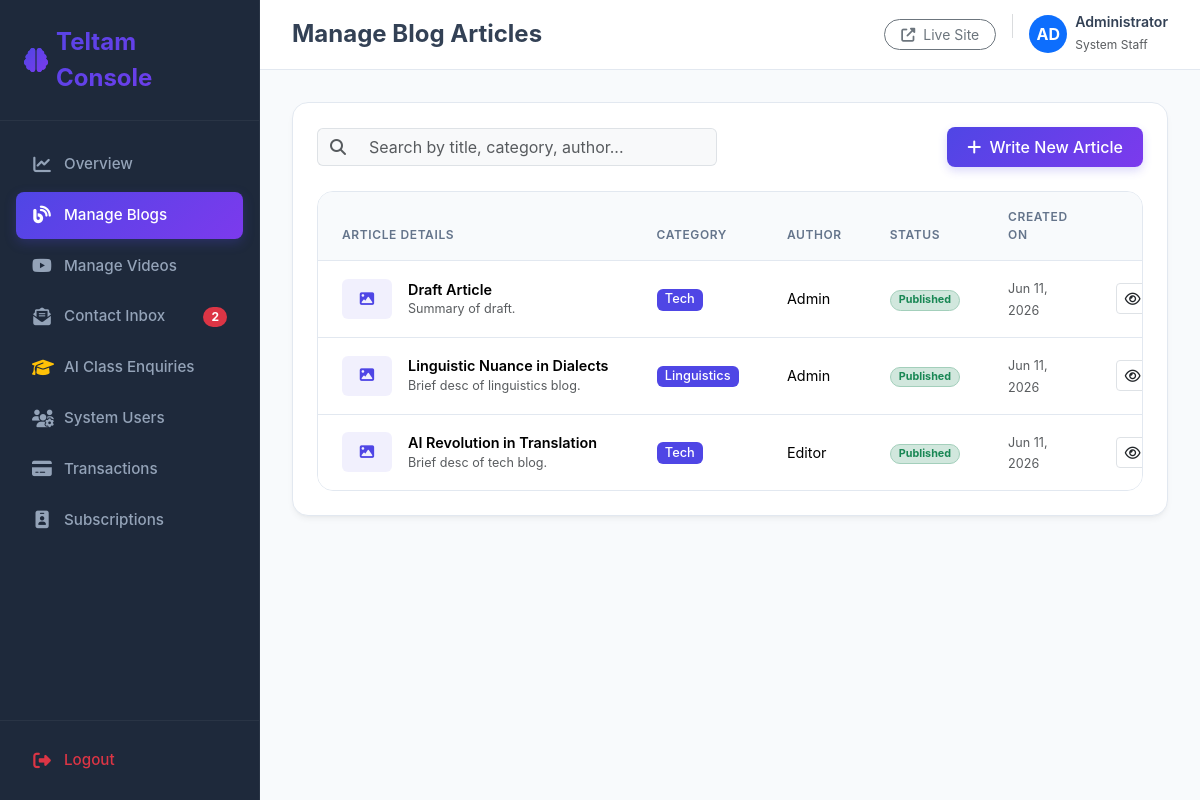
Before: /dashboard/blogs/ (signed in) with the older database file.
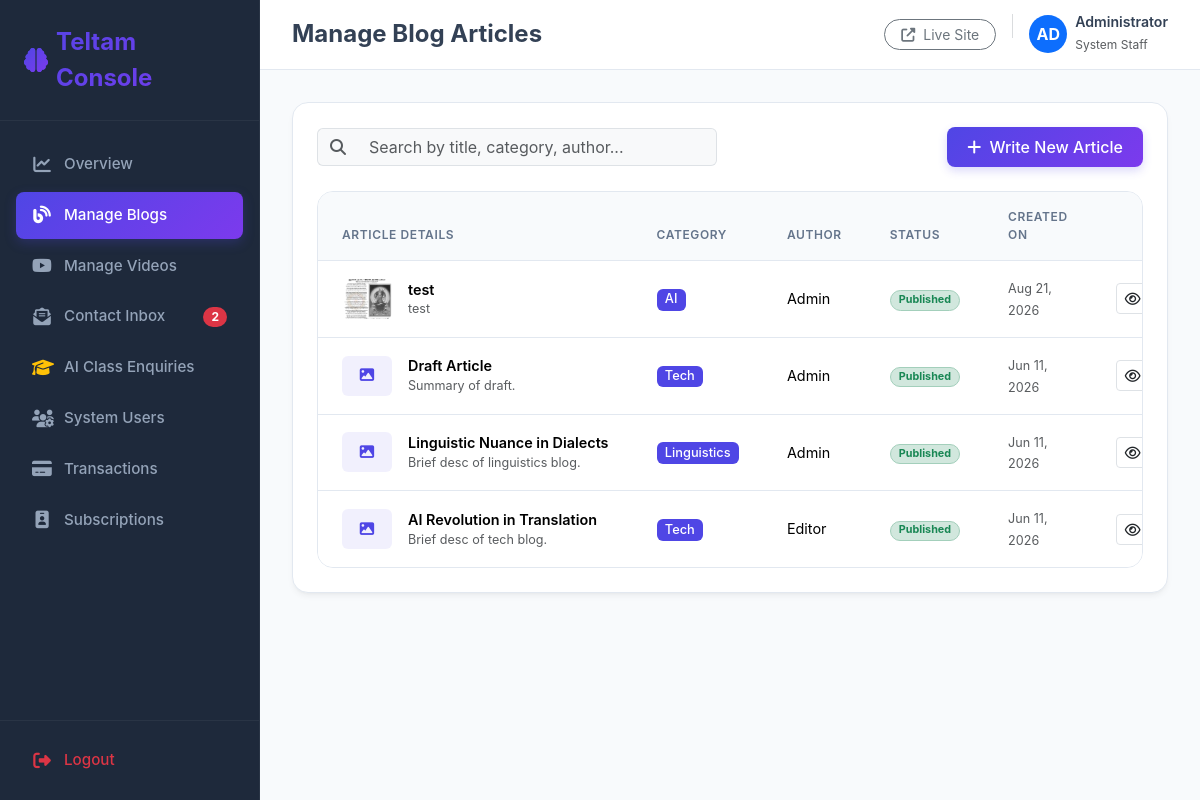
After: the same page with the newer database file.
### app/models.py (models this page shows, shortened)
class Blog(models.Model):
    title = models.CharField(max_length=255)
    slug = models.SlugField(max_length=255, unique=True, blank=True)
    category = models.CharField(max_length=100)
    short_description = models.TextField()
    full_content = models.TextField()
    featured_image = models.ImageField(upload_to='blogs/', blank=True, null=True)
    author = models.CharField(max_length=100, default='Admin')
    tags = models.CharField(max_length=255, blank=True, help_text="Comma-separated tags")
    meta_title = models.CharField(max_length=255, blank=True)
    meta_description = models.TextField(blank=True)
    is_published = models.BooleanField(default=False)
    is_notification_sent = models.BooleanField(default=False, help_text="Designates whether email notification has been sent to registered users.")
    created_date = models.DateTimeField(auto_now_add=True)
    updated_date = models.DateTimeField(auto_now=True)
    class Meta:
        ordering = ['-created_date']

### app/views.py (the view)
# urls.py: path('dashboard/blogs/', views.dashboard_blog_list, name='dashboard_blog_list'),
@staff_member_required(login_url='dashboard_login')
def dashboard_blog_list(request):
    blogs_list = Blog.objects.all()
    q = request.GET.get('q', '').strip()
    if q:
        blogs_list = blogs_list.filter(
            Q(title__icontains=q) |
            Q(category__icontains=q) |
            Q(author__icontains=q)
        )
    paginator = Paginator(blogs_list, 10) # 10 blogs per page
    page_number = request.GET.get('page')
    page_obj = paginator.get_page(page_number)
    context = {
        'page_obj': page_obj,
        'search_query': q,
    }
    return render(request, 'dashboard/blog_list.html', context)

### app/context_processors.py (called while the page is built)
def dashboard_context(request):
    if request.user.is_authenticated and request.user.is_staff:
        return {
            'global_unread_messages_count': Contact.objects.filter(is_read=False).count(),
            'global_pending_enquiries_count': AIClassEnquiry.objects.filter(status='pending').count()
        }
    return {}

### templates/dashboard/blog_list.html (shortened to what this page needs)
{% extends 'dashboard/base.html' %}
{% block header_title %}Manage Blog Articles{% endblock %}
{% block nav_blogs %}active{% endblock %}
{% block content %}
<div class="dashboard-card p-4">
    <div class="d-flex flex-column flex-md-row justify-content-between align-items-md-center gap-3 mb-4">
        <form method="GET" action="{% url 'dashboard_blog_list' %}" class="flex-grow-1" style="max-width: 400px;">
            <div class="input-group">
                <span class="input-group-text bg-light border-end-0 text-muted"><i class="fas fa-search"></i></span>
                <input type="text" name="q" value="{{ search_query }}" class="form-control border-start-0 bg-light shadow-none" placeholder="Search by title, category, author..." style="outline: none;">
            </div>
        </form>
        <a href="{% url 'dashboard_blog_add' %}" class="btn btn-brand-primary">
            <i class="fas fa-plus me-1"></i> Write New Article
        </a>
    </div>
    <div class="table-responsive">
        <table class="table align-middle">
            <thead>
                <tr>
                    <th>Article Details</th>
                    <th>Category</th>
                    <th>Author</th>
                    <th>Status</th>
                    <th>Created On</th>
                    <th class="text-end">Actions</th>
                </tr>
            </thead>
            <tbody>
                {% for blog in page_obj %}
                <tr>
                    <td>
                        <div class="d-flex align-items-center gap-3">
                            {% if blog.featured_image %}
                            <img src="{{ blog.featured_image.url }}" alt="{{ blog.title }}" class="rounded" style="width: 50px; height: 40px; object-fit: cover;">
                            {% else %}
                            <div class="rounded bg-indigo-light d-flex align-items-center justify-content-center" style="width: 50px; height: 40px;">
                                <i class="fas fa-image text-indigo"></i>
                            </div>
                            {% endif %}
                            <div>
                                <span class="fw-semibold text-slate-800 d-block text-truncate" style="max-width: 250px;">{{ blog.title }}</span>
                                <small class="text-muted text-truncate d-block" style="max-width: 250px;">{{ blog.short_description }}</small>
                            </div>
                        </div>
                    </td>
                    <td><span class="badge text-white" style="background-color: #4f46e5 !important; font-weight: 500; font-size: 0.8rem;">{{ blog.category }}</span></td>
                    <td><span class="text-slate-700 font-medium">{{ blog.author }}</span></td>
                    <td>
                        {% if blog.is_published %}
                            <span class="badge bg-success-subtle text-success border border-success-subtle rounded-pill px-2">Published</span>
                        {% else %}
                            <span class="badge bg-warning-subtle text-warning border border-warning-subtle rounded-pill px-2">Draft</span>
                        {% endif %}
                    </td>
                    <td><small class="text-muted">{{ blog.created_date|date:"M d, Y" }}</small></td>
                    <td class="text-end">
                        <div class="d-flex justify-content-end gap-2">
                            {% if blog.is_published %}
                            <a href="{% url 'blog_view' blog.slug %}" target="_blank" class="btn btn-sm btn-outline-light border text-dark bg-white" title="Preview Article">
                                <i class="far fa-eye"></i>
                            </a>
                            {% endif %}
                        </div>
                    </td>
                </tr>
                {% endfor %}
            </tbody>
        </table>
    </div>
</div>
{% endblock %}

Changed rows visible on the page:
added Blog: featured_image (picture), title "test", short_description "test", category "AI", author "Admin", is_published "Published", created_date "Aug 21, 2026"
